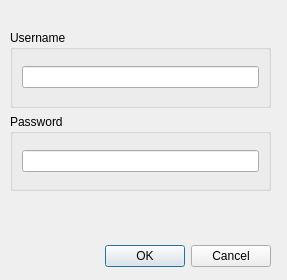
<?xml version="1.0" encoding="UTF-8"?>
<ui version="4.0">
 <class>LoginDialog</class>
 <widget class="QDialog" name="LoginDialog">
  <property name="windowModality">
   <enum>Qt::ApplicationModal</enum>
  </property>
  <property name="geometry">
   <rect>
    <x>0</x>
    <y>0</y>
    <width>287</width>
    <height>280</height>
   </rect>
  </property>
  <property name="sizePolicy">
   <sizepolicy hsizetype="Fixed" vsizetype="Fixed">
    <horstretch>0</horstretch>
    <verstretch>0</verstretch>
   </sizepolicy>
  </property>
  <property name="windowTitle">
   <string>Login</string>
  </property>
  <property name="modal">
   <bool>false</bool>
  </property>
  <widget class="QDialogButtonBox" name="buttonBox">
   <property name="geometry">
    <rect>
     <x>10</x>
     <y>240</y>
     <width>261</width>
     <height>32</height>
    </rect>
   </property>
   <property name="orientation">
    <enum>Qt::Horizontal</enum>
   </property>
   <property name="standardButtons">
    <set>QDialogButtonBox::Cancel|QDialogButtonBox::Ok</set>
   </property>
  </widget>
  <widget class="QWidget" name="layoutWidget">
   <property name="geometry">
    <rect>
     <x>10</x>
     <y>30</y>
     <width>261</width>
     <height>161</height>
    </rect>
   </property>
   <layout class="QVBoxLayout" name="verticalLayout_2">
    <item>
     <widget class="QGroupBox" name="groupBox">
      <property name="title">
       <string>Username</string>
      </property>
      <layout class="QGridLayout" name="gridLayout">
       <item row="0" column="0">
        <widget class="QLineEdit" name="username_lineEdit"/>
       </item>
      </layout>
     </widget>
    </item>
    <item>
     <widget class="QGroupBox" name="groupBox_2">
      <property name="title">
       <string>Password</string>
      </property>
      <layout class="QGridLayout" name="gridLayout_2">
       <item row="0" column="0">
        <widget class="QLineEdit" name="password_lineEdit"/>
       </item>
      </layout>
     </widget>
    </item>
   </layout>
  </widget>
 </widget>
 <resources/>
 <connections>
  <connection>
   <sender>buttonBox</sender>
   <signal>accepted()</signal>
   <receiver>LoginDialog</receiver>
   <slot>accept()</slot>
   <hints>
    <hint type="sourcelabel">
     <x>248</x>
     <y>254</y>
    </hint>
    <hint type="destinationlabel">
     <x>157</x>
     <y>274</y>
    </hint>
   </hints>
  </connection>
  <connection>
   <sender>buttonBox</sender>
   <signal>rejected()</signal>
   <receiver>LoginDialog</receiver>
   <slot>reject()</slot>
   <hints>
    <hint type="sourcelabel">
     <x>316</x>
     <y>260</y>
    </hint>
    <hint type="destinationlabel">
     <x>286</x>
     <y>274</y>
    </hint>
   </hints>
  </connection>
 </connections>
</ui>
